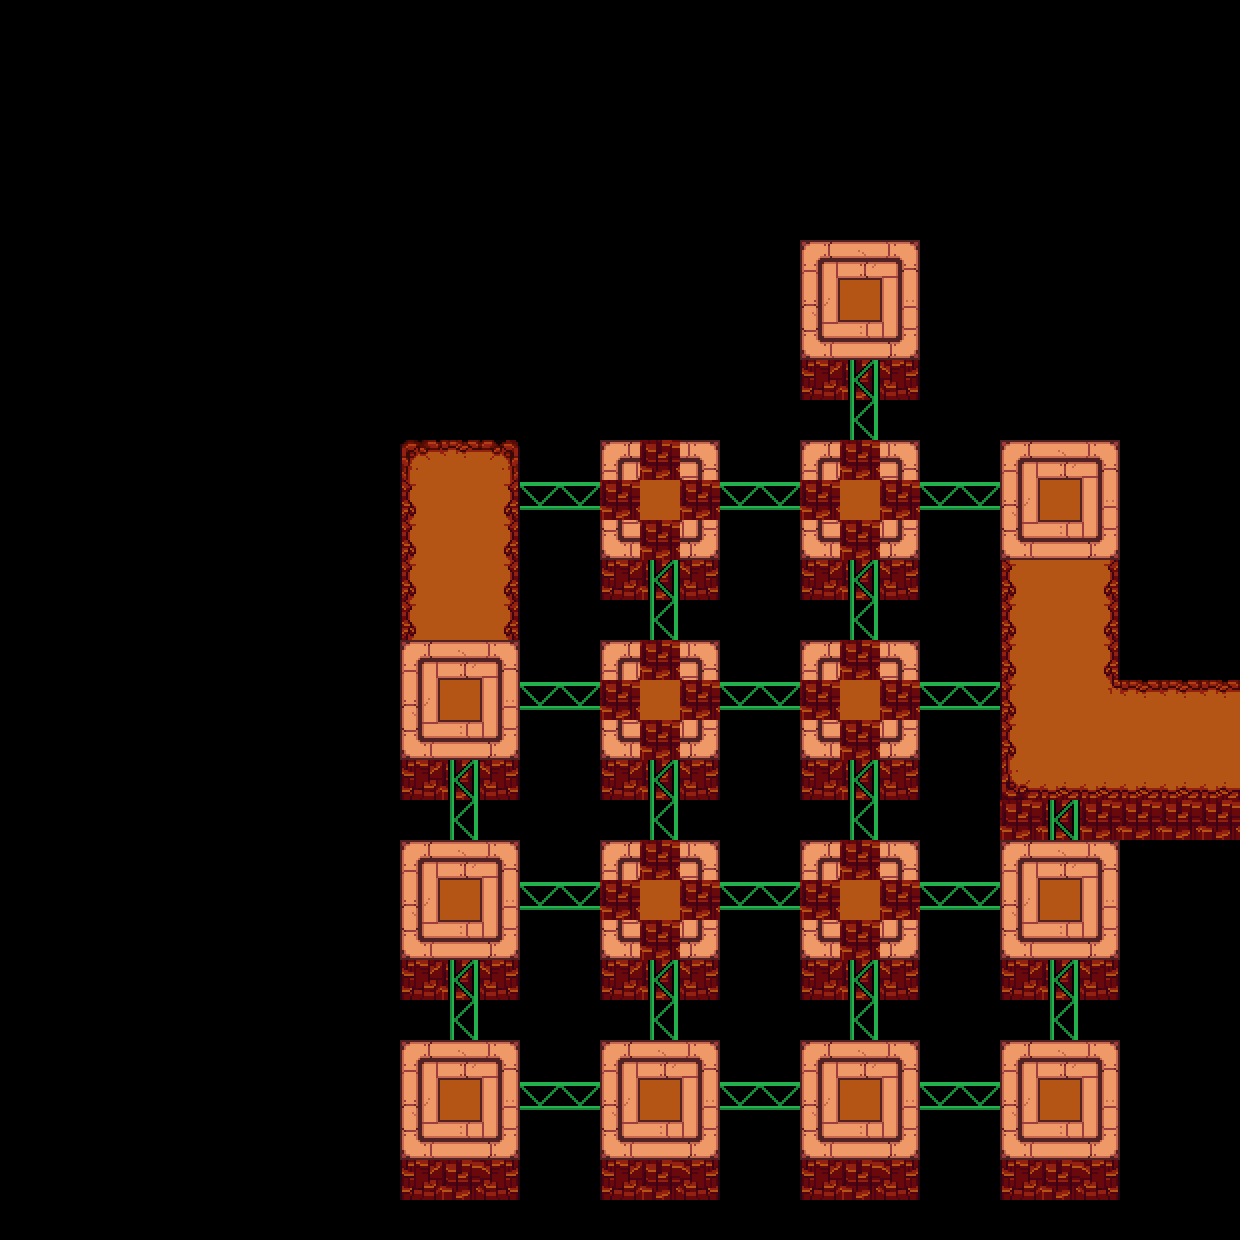

Below is a game level as drawn by its tile map, then a one-line description and the .tmx that defines it (tile-layer data replaced by summaries):
An orthogonal 31x31 tile map with 40x40 px tiles, 2 tile layers (Tile Layer 1, Tile Layer 2), 2 tilesets and 78 objects (29x ventlauncher, 5x ventswitch, transition, entry_right, spawn).

<map version="1.8" tiledversion="1.8.6" orientation="orthogonal" renderorder="right-down" width="31" height="31" tilewidth="40" tileheight="40" infinite="0" nextlayerid="8" nextobjectid="83">
 <editorsettings>
  <export target="data.lua" format="lua" />
 </editorsettings>
 <properties>
  <property name="border" value="fire" />
  <property name="music" value="mus_anothermedium" />
 </properties>
 <tileset firstgid="1" source="../../tilesets/bg_firetiles.tsx" />
 <tileset firstgid="289" source="../../tilesets/bg_girdertile.tsx" />
 <objectgroup id="6" name="objects_bg" />
 <layer id="1" name="Tile Layer 1" width="31" height="31">
  <data>[961 cells, 225 non-empty, 13 distinct tile ids]</data>
 </layer>
 <layer id="2" name="Tile Layer 2" width="31" height="31">
  <data>[961 cells, 141 non-empty, 11 distinct tile ids]</data>
 </layer>
 <objectgroup color="#0000ff" id="3" name="collision">
  <object id="32" x="960" y="440" width="40" height="360" />
  <object id="33" x="1000" y="800" width="240" height="40" />
  <object id="34" x="1000" y="400" width="120" height="40" />
  <object id="35" x="1120" y="440" width="40" height="240" />
  <object id="36" x="1160" y="640" width="80" height="40" />
  <object id="37" x="800" y="200" width="120" height="40" />
  <object id="38" x="920" y="240" width="40" height="120" />
  <object id="39" x="800" y="360" width="120" height="40" />
  <object id="40" x="760" y="240" width="40" height="120" />
  <object id="41" x="800" y="400" width="120" height="40" />
  <object id="42" x="920" y="440" width="40" height="120" />
  <object id="43" x="800" y="560" width="120" height="40" />
  <object id="44" x="760" y="440" width="40" height="120" />
  <object id="45" x="800" y="600" width="120" height="40" />
  <object id="46" x="920" y="640" width="40" height="120" />
  <object id="47" x="800" y="760" width="120" height="40" />
  <object id="48" x="760" y="640" width="40" height="120" />
  <object id="49" x="800" y="800" width="120" height="40" />
  <object id="50" x="920" y="840" width="40" height="120" />
  <object id="51" x="800" y="960" width="120" height="40" />
  <object id="52" x="760" y="840" width="40" height="120" />
  <object id="53" x="720" y="840" width="40" height="120" />
  <object id="54" x="600" y="960" width="120" height="40" />
  <object id="55" x="560" y="840" width="40" height="120" />
  <object id="56" x="600" y="800" width="120" height="40" />
  <object id="57" x="600" y="760" width="120" height="40" />
  <object id="58" x="720" y="640" width="40" height="120" />
  <object id="59" x="600" y="600" width="120" height="40" />
  <object id="60" x="600" y="560" width="120" height="40" />
  <object id="61" x="600" y="400" width="120" height="40" />
  <object id="62" x="720" y="440" width="40" height="120" />
  <object id="63" x="560" y="440" width="40" height="120" />
  <object id="64" x="560" y="640" width="40" height="120" />
  <object id="65" x="360" y="440" width="40" height="320" />
  <object id="66" x="400" y="760" width="120" height="40" />
  <object id="67" x="520" y="440" width="40" height="320" />
  <object id="68" x="400" y="400" width="120" height="40" />
  <object id="70" x="640" y="440" width="40" height="40" />
  <object id="71" x="640" y="520" width="40" height="40" />
  <object id="72" x="800" y="680" width="40" height="40" />
  <object id="73" x="880" y="680" width="40" height="40" />
 </objectgroup>
 <objectgroup color="#ff00ff" id="7" name="objects_vents">
  <!-- 37 objects omitted --></objectgroup>
 <objectgroup color="#ff00ff" id="5" name="objects">
  <!-- 3 objects omitted --></objectgroup>
 <objectgroup color="#7f00ff" id="4" name="markers">
  <!-- 2 objects omitted --></objectgroup>
</map>
<!-- 37 of 78 objects omitted -->